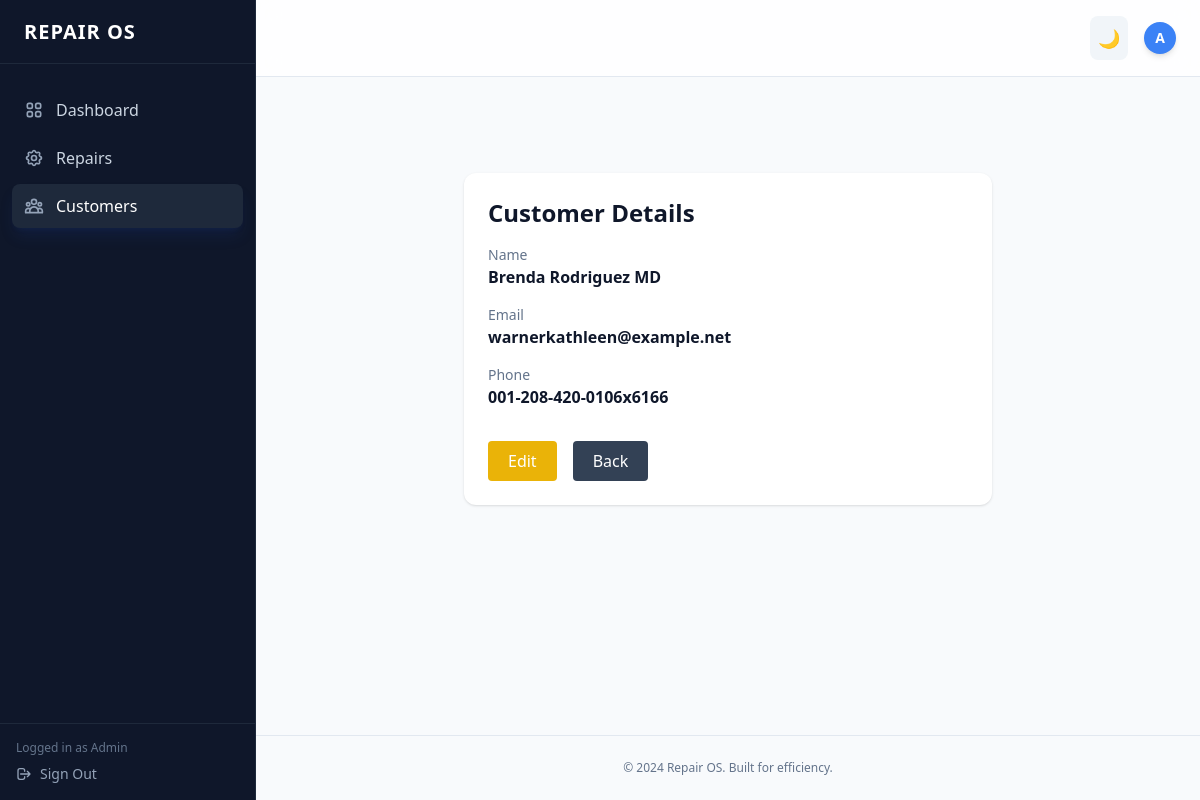
The page /customer/details/1 (signed in) on the database its author committed.
### app/models/customer.py (models this page shows)
class Customer(db.Model):
    id = db.Column(db.Integer, primary_key=True)
    name = db.Column(db.String(100), nullable=False)
    email = db.Column(db.String(120), unique=True, nullable=True)
    phone = db.Column(db.String(20), nullable=False)
    created_at = db.Column(db.DateTime, server_default=db.func.now())

### app/routes/customer.py (the view)
@customer_bp.route("/details/<int:id>", methods=["GET"])
def customer_details(id):
    if "user_id" not in session:
        return redirect(url_for("auth.login"))
    customer = Customer.query.get_or_404(id)
    return render_template("customers/detail.html", customer=customer)

### app/templates/customers/detail.html
{% extends "base.html" %}
{% block content %}
<section class="max-w-xl mx-auto px-6 py-16">
<div class="bg-white dark:bg-slate-900 shadow rounded-xl p-6 space-y-4">
    <h2 class="text-2xl font-bold">Customer Details</h2>
    <div>
        <p class="text-sm text-slate-500">Name</p>
        <p class="font-semibold">{{ customer.name }}</p>
    </div>
    <div>
        <p class="text-sm text-slate-500">Email</p>
        <p class="font-semibold">{{ customer.email }}</p>
    </div>
    <div>
        <p class="text-sm text-slate-500">Phone</p>
        <p class="font-semibold">{{ customer.phone }}</p>
    </div>
    <div class="flex gap-4 pt-4">
        <a href="{{ url_for('customer.edit_customer', id=customer.id) }}"
           class="bg-yellow-500 text-white px-5 py-2 rounded">
            Edit
        </a>
        <a href="{{ url_for('customer.view_customers') }}"
           class="bg-slate-700 text-white px-5 py-2 rounded">
            Back
        </a>
    </div>
</div>
</section>
{% endblock %}

### rows shown on the page
Customer: name "Brenda Rodriguez MD", email "warnerkathleen@example.net", phone "001-208-420-0106x6166"
